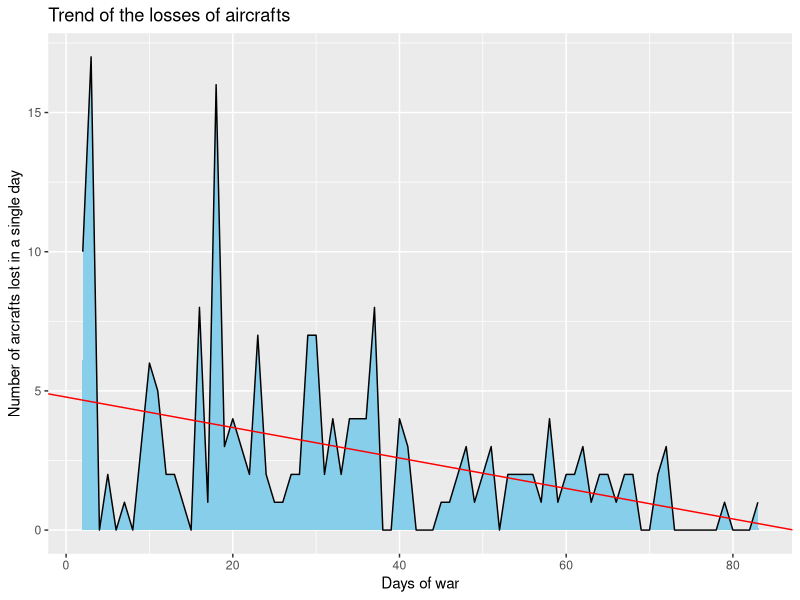

The R script that drew this image:
#Chart to analyze and visualize the the lost of aircraft in each day and to analyze the trend of it. 
#According to the graph, we can see that with the war keep going, the loses of aircraft in a single day showing a decreasing trend.
library(ggplot2)
library(tidyverse)

equipLoss <- read.csv("russia_losses_equipment.csv")

equipLoss <- equipLoss %>%
  mutate(new_aircraft = equipLoss$aircraft - lag(aircraft, n = 1, default = 0))

lm1.out <- lm(equipLoss$new_aircraft ~ equipLoss$day)
  
ggplot(data = equipLoss, aes(x = day, y = new_aircraft, fill = new_aircraft)) +
  geom_area(colour = 1, fill = "sky blue") +
  ggtitle("Trend of the losses of aircrafts") +
  xlab("Days of war") +
  ylab("Number of arcrafts lost in a single day") +
  geom_abline(slope = lm1.out$coef[2], intercept = lm1.out$coef[1], col = "red") 


